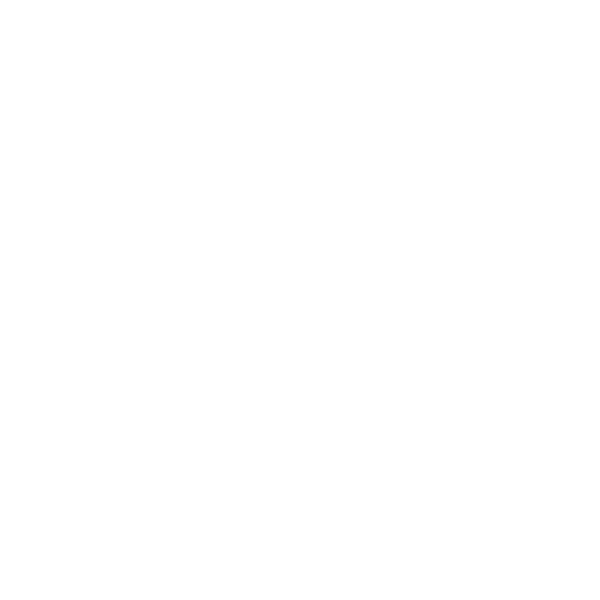
Frame 1 (no input)
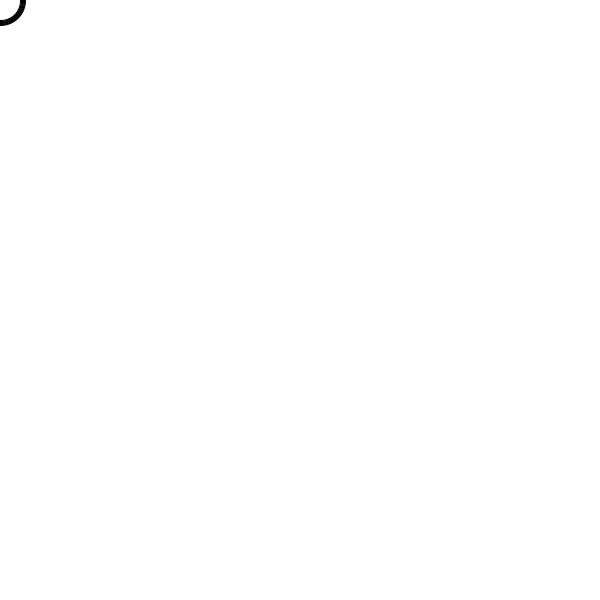
Frame 60 (the mouse pressed at the canvas centre just before this capture)
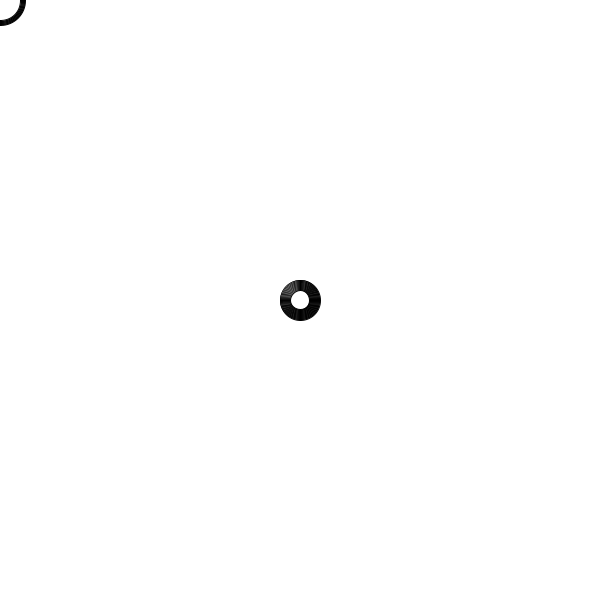
Frame 120 (the mouse held since frame 60 and released just before this capture)

The Processing sketch that drew these frames (run headless with seeded random() and noise(); from frame 60 on, the mouse is pressed at the canvas centre):

// Processing sketch: Resized
// ── Resized.pde
void setup(){
  size(600,600);
  background(255);
  frameRate(90);
}
int i =0;
boolean x = true;
void draw(){
  fill(255);
  if(x==true){
    ellipse(mouseX,mouseY,i,i);
    i++;
    if(i==50){
      x=false;
    }
  }else{
    ellipse(mouseX,mouseY,i,i);
    i--;
    if(i==0){
      x=true;
    }
  }
}
